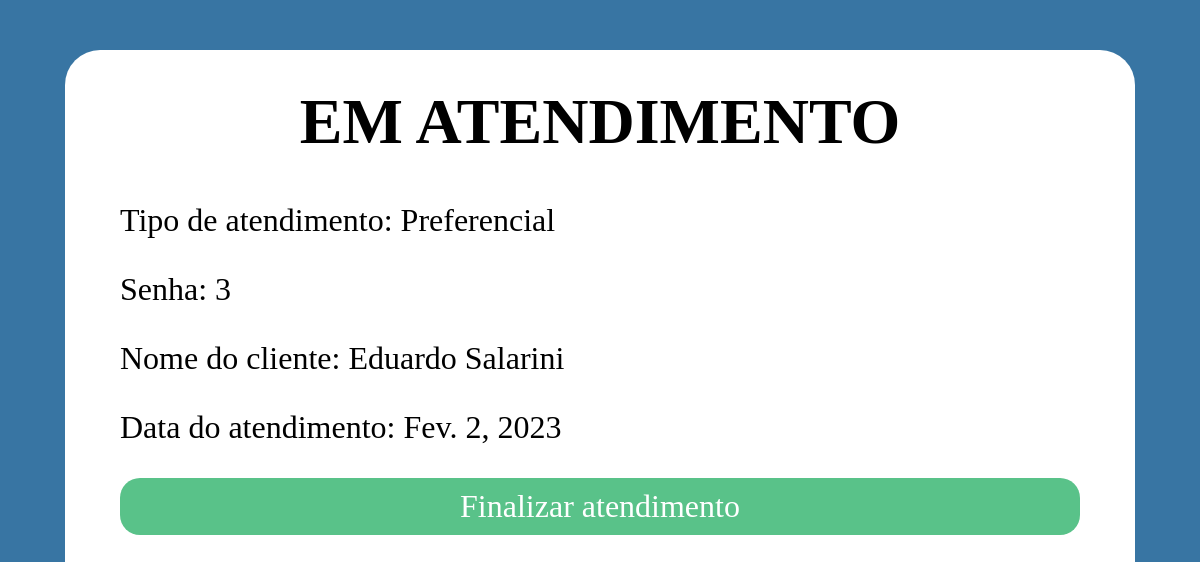
Page /em-atendimento/118/ (signed in) on the committed database.
### atendimento/models.py (models this page shows, shortened)
class Atendimento(models.Model):
    nome_cliente = models.CharField(max_length=255, verbose_name='Digite seu nome')
    data_atendimento = models.DateField(auto_now_add=True)
    status_atendimento = models.CharField(max_length=255, default='fila')
    numero_senha = models.IntegerField()
    atendente = models.ForeignKey(Atendente, on_delete=models.PROTECT, null=True,blank= True)
    tipo_atendimento = models.ForeignKey(TipoAtendimento, on_delete=models.CASCADE)
    def emAtendimento(self):
        self.status_atendimento = 'em atendimento'
        self.save()

class TipoAtendimento(models.Model):
    prefixo = models.CharField(max_length=4)
    nome = models.CharField(max_length=100)
    descricao = models.CharField(max_length=255)

### atendimento/views.py (the view)
# urls.py: path('em-atendimento/<id>/', views.emAtendimento, name='em-atendimento'),
@login_required
def emAtendimento(request, id):
    try:
        atendimento = Atendimento.objects.get(id=id)
        atendimento.emAtendimento()
        context={
        'senha': atendimento,
        }
    except:
        context={
        'senha': '',
        }
    return render(request, 'em-atendimento.html', context)

### atendimento/templates/em-atendimento.html (shortened to what this page needs)
<div class="em-atendimento">
{% extends 'template.html' %}
{% block content %}
  <h1>EM ATENDIMENTO</h1>
  <p>Tipo de atendimento: {{ senha.tipo_atendimento.nome }}</p>
  <p>Senha: {{ senha.numero_senha }}</p>
  <p>Nome do cliente: {{ senha.nome_cliente }}</p>
  <p>Data do atendimento: {{ senha.data_atendimento }}</p>
  <a href="/finalizar-atendimento/{{senha.id}}/{{prefixo}}">Finalizar atendimento</a>
  {% endblock %}

### atendimento/static/css/style.css (style rules this page uses)
body { width: 80%; font-size: xx-large; background: #fff; padding: 55px; margin-left: auto; margin-right: auto; margin-top: 50px; margin-bottom: auto; border-radius: 35px 35px 0 35px; }
html { background: #3875a3; }
a { display: grid; padding: 10px 20px; background: #59c289; color: #fff; justify-content: center; border-radius: 20px; text-decoration: none; margin-bottom: 10px; }
h1 { text-align: center;margin-top: -20px; }

### rows in the picture
Atendimento: tipo_atendimento.nome "Preferencial", numero_senha "3", nome_cliente "Eduardo Salarini", data_atendimento "Fev. 2, 2023"
